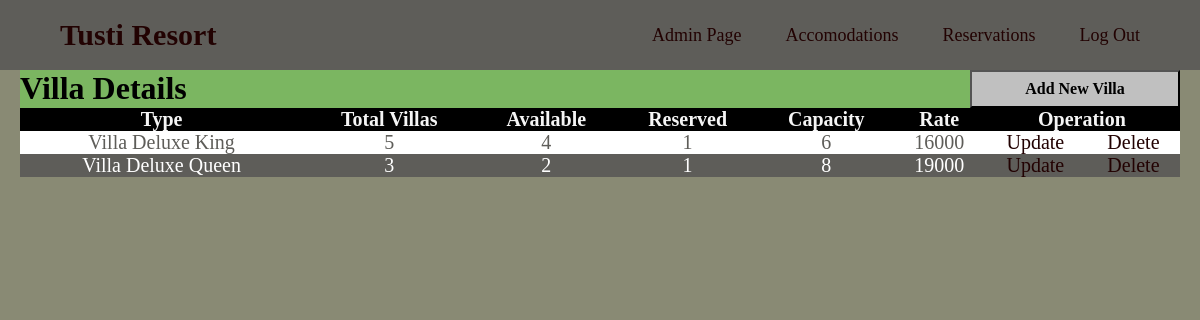
Screenshot of /src/html-php/admin-villa.php (signed in) with the database file from the repository.
### tables this page shows
CREATE TABLE `villas` (
  `Type` varchar(100) NOT NULL,
  `Total_Villas` int(11) NOT NULL,
  `Available` int(11) NOT NULL,
  `Reserved` int(11) NOT NULL,
  `Capacity` int(11) NOT NULL,
  `Rate` int(11) NOT NULL,
  `image` varchar(100) NOT NULL,
  `detail` varchar(500) NOT NULL
);

### src/html-php/admin-villa.php (the view, shortened to what this page needs)
<!DOCTYPE html>
<html lang="en">
<head>
    <link rel = "stylesheet" href="../css/style_admin.css">
</head>
<body>
    <nav>
    <div class="logo"><a href="../html-php/home.php">Tusti Resort</a></div>
        <ul>
            <li><a href="../html-php/admin.php">Admin Page</a></li>
            <li><a href="#">Accomodations</a>
            </li>
            <li><a href="#">Reservations</a>
            </li>
            <li><a href="../html-php/logout.php">Log Out</a></li>
        </ul>
    </nav>
<div class="list">
<div >
         <h1>Villa Details <button style=" font-family: times;" class="rightalign" input type=button onClick="location.href='add_villa.php'"
 value='click here'><b>Add New Villa</b></button> </h1>
</div>
    <table>
        <thead>
            <tr>
                <th>Type</th>
                <th>Total Villas</th>
                <th>Available </th>
                <th>Reserved </th>
                <th>Capacity</th>
                <th>Rate</th>
                <th colspan="2">Operation</th>
            </tr>
        </thead>
        <tbody>
        <?php
        $username = "root";
        $password = "test";
        $server = "db";
        $database = "rms";
        $con = mysqli_connect($server,$username,$password,$database);
        $selectquery = " select * from villas";
        $query = mysqli_query($con,$selectquery);
        while($res = mysqli_fetch_array($query)){
        ?>
           <tr>
            <td><?php echo $res['Type'];?></td>
            <td><?php echo $res['Total_Villas'];?></td>
            <td><?php echo $res['Available'];?></td>
            <td><?php echo $res['Reserved'];?></td>
            <td><?php echo $res['Capacity'];?></td>
            <td><?php echo $res['Rate'];?></td>
        <?php
        echo"
        <td> <a href='update_villa.php?type=$res[Type]&totalr=$res[Total_Villas]&avl=$res[Available]&reserved=$res[Reserved]&cap=$res[Capacity]&rate=$res[Rate]&det=$res[detail]' > Update </td>
        <td> <a href='delete_villa.php?roomtype=$res[Type]'  onclick= 'return checkdelete()'> Delete </td>
        </tr>
     ";
        }
        ?>
        </tbody>
    </table>
    </div>
</body>
</html>

### src/css/style_admin.css (style rules this page uses)
* { margin: 0; padding: 0; }
body { background-color: whitesmoke; background-size: cover; background-position: center center; height: 100vh; box-sizing: border-box; }
nav { background: rgb(94, 93, 89); font-family: times; }
nav:after { content: ''; clear: both; display: table; }
nav .logo { float: left; color: whitesmoke; font-size: 30px; font-weight: 600; line-height: 70px; padding-left: 60px; }
nav ul { float: right; list-style: none; margin-right: 40px; position: relative; }
nav ul li { display: inline-block; background: rgb(94, 93, 89); margin: 0 5px; }
nav ul li a { color:rgb(34, 2, 2); text-decoration: none; line-height: 70px; font-size:18px; padding: 8px 15px; }
.list { background-color: rgb(123,182,97); margin-left: 20px; margin-right: 20px; }

### src/html-php/admin-villa.php (style rules this page uses)
body { background-color: rgb(137,138,116); }
table { border-collapse: collapse; width: 100%; color: #5E5D59; font-family: times; font-size: 20px; text-align: center; }
th { background-color: black; color: whitesmoke; }
tr:nth-child(even) { background-color: #5E5D59; color: white; }
tr:nth-child(odd) { background-color: white; color: #5E5D59; }
a { color: rgb(34, 2, 2); text-decoration: none; }
.rightalign { float: right; text-align:center; background-color: rgb(192,192,192); width: 210px; height: 38px; font-size: medium; font-style: bold; color: black; }

### rows the page displays
villas: Type "Villa Deluxe King", Total_Villas "5", Available "4", Reserved "1", Capacity "6", Rate "16000"
villas: Type "Villa Deluxe Queen", Total_Villas "3", Available "2", Reserved "1", Capacity "8", Rate "19000"
